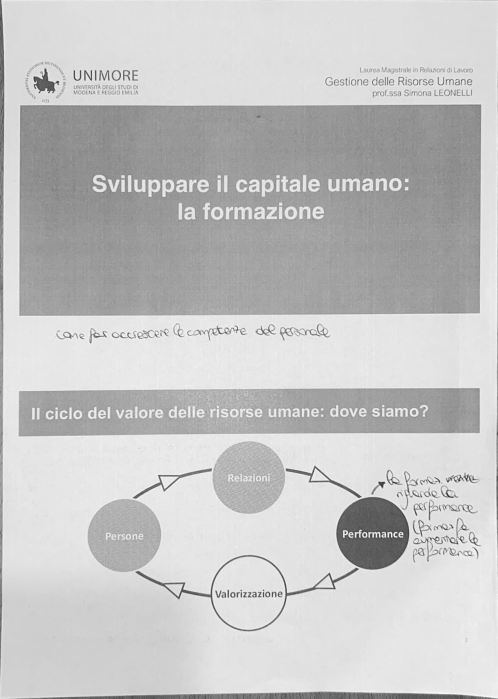
#> input picture scanned_Notes.png, 995 x 1397 px (shown at 1/2 size); its folder holds only this picture in this run
$ python scanner.py --image scanned_Notes.png
#> lines starting #> are read from the running program, lines starting #| are printed output that depends on the picture; after the words box and inside, x2 and y2 are one past the last pixel; in counts of white or black regions, pixels touching at a corner belong together
from skimage.filters import threshold_local
import numpy as np
import argparse
import cv2
import imutils
import matplotlib.pyplot as plt
import os


# four point ordering
def order_points(points):
	# initialzie a list of coordinates of the corners, top-left, top-right, bottom-right, bottom-left
	ordered_points = np.zeros((4, 2),dtype="float32")
	# the top-left point will have the smallest x+y, the bottom-right point will have the largest x+y
	s = np.sum(points,axis=1)
	ordered_points[0] = points[np.argmin(s)]
	ordered_points[2] = points[np.argmax(s)]
	# the top-right point will have the smallest x-y, the bottom-left will have the largest x-y
	diff = np.diff(points, axis = 1)
	ordered_points[1] = points[np.argmin(diff)]
	ordered_points[3] = points[np.argmax(diff)]
	# return the ordered coordinates
	return ordered_points

# four point perspective transform
def four_point_transform(image, points):
	# obtain a consistent order of the points and unpack them
	# individually
	ordered_points = order_points(points)
	ordered_points = np.array(ordered_points, dtype="float32")
	(tl, tr, br, bl) = ordered_points
	# image's width, which will be the maximum distance between bottom-right and bottom-left x-coordinates or the top-right and top-left x-coordinates
	widthA = np.sqrt(((br[0] - bl[0]) ** 2) + ((br[1] - bl[1]) ** 2))
	widthB = np.sqrt(((tr[0] - tl[0]) ** 2) + ((tr[1] - tl[1]) ** 2))
	maxWidth = max(int(widthA), int(widthB))
	# height of the new image, which will be the maximum distance between the top-right and bottom-right y-coordinates or the top-left and bottom-left y-coordinates
	heightA = np.sqrt(((tr[0] - br[0]) ** 2) + ((tr[1] - br[1]) ** 2))
	heightB = np.sqrt(((tl[0] - bl[0]) ** 2) + ((tl[1] - bl[1]) ** 2))
	maxHeight = max(int(heightA), int(heightB))
	# set of destination points to obtain a "birds eye view",(i.e. top-down view) of the image
	# top-left, top-right, bottom-right, and bottom-left order
	transf_ordered_points = np.array([
		[0, 0],
		[maxWidth - 1, 0],
		[maxWidth - 1, maxHeight - 1],
		[0, maxHeight - 1]],dtype="float32")
	# creating perspective transform matrix and then apply it to the image
	M = cv2.getPerspectiveTransform(ordered_points, transf_ordered_points)
	warped = cv2.warpPerspective(image, M, (maxWidth, maxHeight))

	return warped


def find_contour(edged,image):
	# define contours of the edged image
	cnts = cv2.findContours(edged.copy(), cv2.RETR_LIST, cv2.CHAIN_APPROX_SIMPLE)
	cnts = imutils.grab_contours(cnts)
	# keeping only the largest contours
	cnts = sorted(cnts, key=cv2.contourArea, reverse=True)[:5]
	doc_cnt = None
	max_area = 0
	for c in cnts:
		# approximate the contour
		peri = cv2.arcLength(c, True)
		approx = cv2.approxPolyDP(c, 0.02 * peri, True)
		# if our approximated contour has four points, and is the largest so far
		if len(approx) == 4:
			area = cv2.contourArea(approx)
			if area > max_area:
				doc_cnt = approx
				max_area = area
	if doc_cnt is not None:
		# show the contour (outline) of the piece of paper
		cv2.drawContours(image, [doc_cnt], -1, (0, 255, 0), 2)  # Draw the contour in green
		plt.imshow(cv2.cvtColor(image, cv2.COLOR_BGR2RGB))
		plt.title("Outline")
		plt.axis('off')
		plt.show()
		return doc_cnt
	else:
		print("No document contour found!")
		return None


def get_unique_filename(base_name):
    if not os.path.exists(base_name):
        return base_name
    name, ext = os.path.splitext(base_name)
    i = 1
    while True:
        new_name = f"{name}_{i}{ext}"
        if not os.path.exists(new_name):
            return new_name
        i += 1

if __name__ == "__main__":
	# construct the argument parser and parse the arguments
	ap = argparse.ArgumentParser()
	ap.add_argument("-i", "--image", required = True,
		help = "Path to the image to be scanned")
	args = vars(ap.parse_args())

	# load the image and save the ratio of the old height compare to the new height, clone it, and resize it
	image = cv2.imread(args["image"])
#> image is the input picture: shape (1397, 995, 3); min 34, max 254, mean 196.7
	print("image shape = ",image.shape)
#| image shape =  (1397, 995, 3)
	ratio = image.shape[0] / 500.0
#> ratio = 2.79
	orig = image.copy()
	image = imutils.resize(image, height = 500)
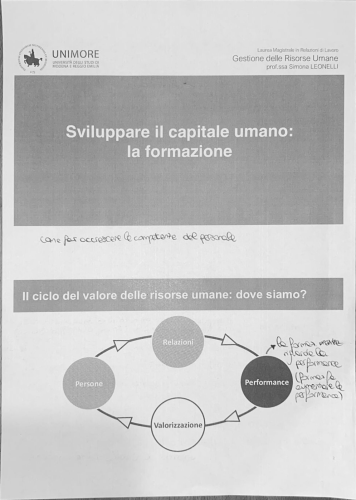
#> image: shape (500, 356, 3); min 61, max 243, mean 196.7
	print("STEP 1: Detecting Edges of the document......")
	# convert the image to grayscale, blur it, and find edges in the image
	gray = cv2.cvtColor(image, cv2.COLOR_BGR2GRAY)
	gray = cv2.GaussianBlur(gray, (5, 5), 0)
	edged = cv2.Canny(gray, 75, 200)
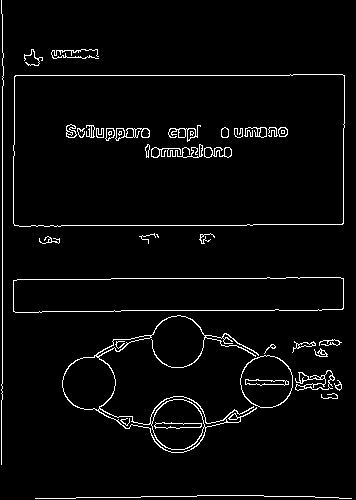
#> edged: shape (500, 356); 3.6% white in thin lines or dots
	# show the original image and the edge detected image
	plt.figure(figsize=(10,5))
	plt.subplot(1,2,1)
	plt.imshow(cv2.cvtColor(image, cv2.COLOR_BGR2RGB))
	plt.title("Image")
	plt.axis('off')
	plt.subplot(1,2,2)
	plt.imshow(edged, cmap='gray')
	plt.title("Edged")
	plt.axis('off')
	plt.show()
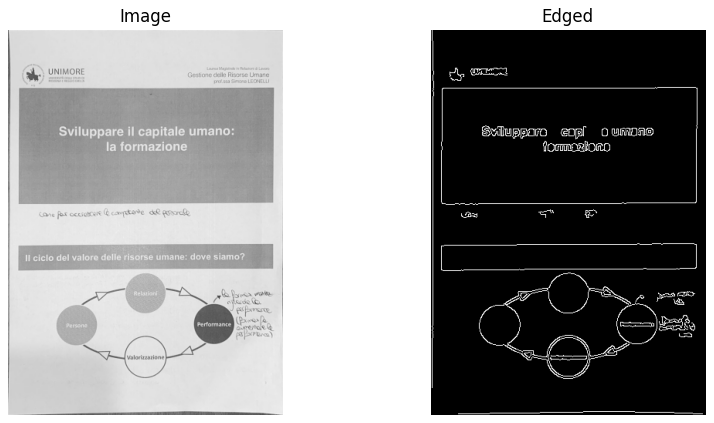
#> figure drawn by matplotlib, 2 panels

	print("STEP 2: Finding contours of the document......")
	doc_cont = find_contour(edged,image)
#> in find_contour, `cnts = cv2.findContours(edged.copy(), cv2.RETR_LIST, cv2.CHAIN_APPROX_..`: cnts = 92 contours, 36 with area under 20; largest, box (x1, y1, x2, y2) and area: (13, 74, 345, 227) 49458, (13, 74, 345, 227) 49454, (13, 277, 344, 313) 10620, (13, 277, 344, 313) 10618, (62, 315, 259, 453) 5458
#> in find_contour, `cnts = sorted(cnts, key=cv2.contourArea, reverse=True)[:5]`: cnts = 5 contours; box (x1, y1, x2, y2) and area: (13, 74, 345, 227) 49458, (13, 74, 345, 227) 49454, (13, 277, 344, 313) 10620, (13, 277, 344, 313) 10618, (62, 315, 259, 453) 5458
#> the loop in find_contour, `for c in cnts:` made 5 passes
#> (peri, area, doc_cnt, max_area) on pass 1: (966.8, 48857.5, [[344, 75], [15, 75], [13, 223], [342, 224]], 48857.5)
#> (peri, approx, area) on passes 2 to 4: (964.4, [[344, 76], [341, 224], [13, 223], [16, 75]], 48547), (729.7, [[343, 278], [17, 279], [13, 311], [342, 309]], 10312.5), (727.4, [[343, 279], [341, 309], [13, 310], [17, 279]], 9972)
#> after the loop in find_contour, `for c in cnts:`: max_area = 48857.5
#> in find_contour, `cv2.drawContours(image, [doc_cnt], -1, (0, 255, 0), 2)`:
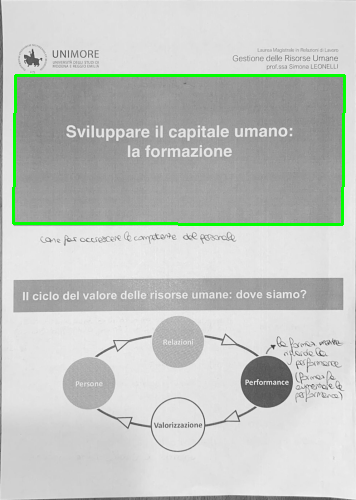
#> image: shape (500, 356, 3); 1.61% of pixels changed, all inside (x1, y1, x2, y2) = (12, 74, 346, 226)
#> doc_cont = [[344, 75], [15, 75], [13, 223], [342, 224]]
	if doc_cont is None:
		print("Please, ensure that the document is well-lit and isolated from the background. Exiting...")
		exit(1)

	print("STEP 3: Transforming the document into scan........")
	# apply the four point transform to obtain a top-down view of the original image
	warped = four_point_transform(orig, doc_cont.reshape(4, 2) * ratio)
#> in order_points, `s = np.sum(points,axis=1)`: s = [1170.7, 251.5, 659.4, 1581.4]
#> in order_points, `diff = np.diff(points, axis = 1)`: diff = [-751.6, 167.6, 586.7, -329.7]
#> in four_point_transform, `ordered_points = order_points(points)`: ordered_points = [[41.91, 209.6], [961.1, 209.6], [955.5, 625.9], [36.32, 623.1]]
#> in four_point_transform, `(tl, tr, br, bl) = ordered_points`: tl = [41.91, 209.6]; tr = [961.1, 209.6]; br = [955.5, 625.9]; bl = [36.32, 623.1]
#> in four_point_transform, `widthA = np.sqrt(((br[0] - bl[0]) ** 2) + ((br[1] - bl[1]) ** 2))`: widthA = 919.2
#> in four_point_transform, `maxWidth = max(int(widthA), int(widthB))`: maxWidth = 919
#> in four_point_transform, `heightA = np.sqrt(((tr[0] - br[0]) ** 2) + ((tr[1] - br[1]) ** 2))`: heightA = 416.3
#> in four_point_transform, `heightB = np.sqrt(((tl[0] - bl[0]) ** 2) + ((tl[1] - bl[1]) ** 2))`: heightB = 413.5
#> in four_point_transform, `maxHeight = max(int(heightA), int(heightB))`: maxHeight = 416
#> in four_point_transform, `transf_ordered_points = np.array([ [0, 0], [maxWidth - 1, 0], [maxWidt..`: transf_ordered_points = [[0, 0], [918, 0], [918, 415], [0, 415]]
#> in four_point_transform, `M = cv2.getPerspectiveTransform(ordered_points, transf_ordered_points)`: M = [[1.01, 0.0136, -45], [-5.91e-17, 1, -210.4], [7.35e-06, 1.98e-07, 1]]
#> in four_point_transform, `warped = cv2.warpPerspective(image, M, (maxWidth, maxHeight))`:
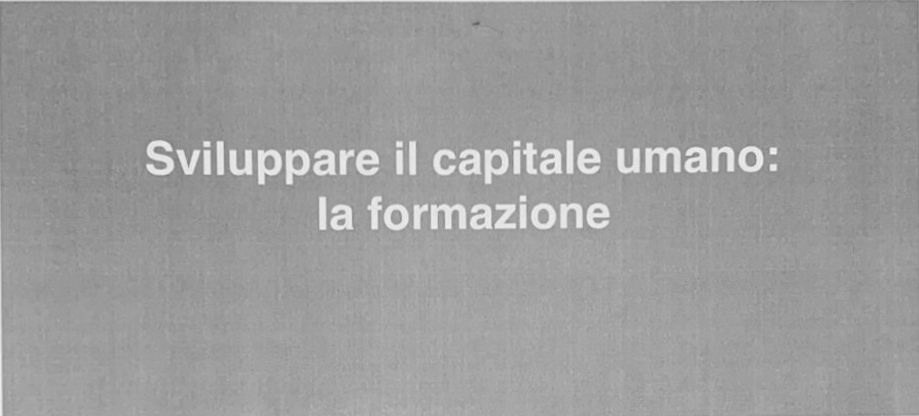
#> warped: shape (416, 919, 3); min 95, max 240, mean 156
	# warped image to grayscale, threshold it to give it that 'black and white' paper effect
	warped = cv2.cvtColor(warped, cv2.COLOR_BGR2GRAY)
#> warped: shape (416, 919)
	# Sharpen the image before thresholding
	blurred = cv2.GaussianBlur(warped, (0, 0), 3)
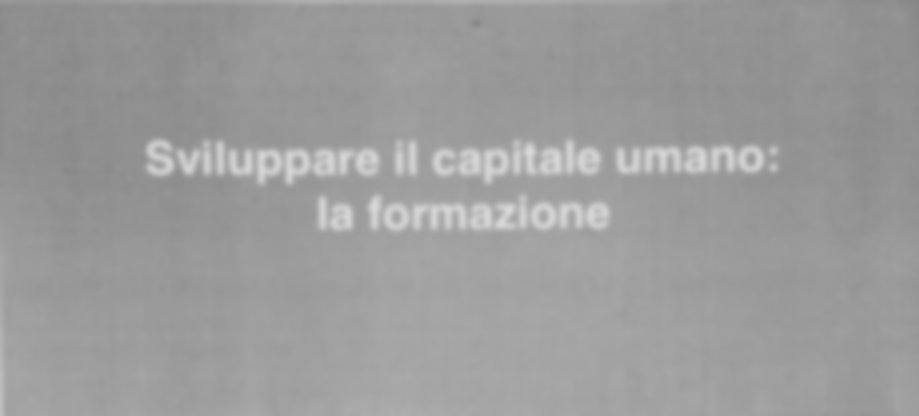
#> blurred: shape (416, 919); min 134, max 218, mean 155.9
	sharpened = cv2.addWeighted(warped, 1.5, blurred, -0.5, 0)
	# Adaptive thresholding using skimage
	T = threshold_local(sharpened, block_size=9, offset=9, method="gaussian")
	# show the original and scanned images
	plt.figure(figsize=(10, 5))
	plt.subplot(1, 2, 1)
	plt.imshow(cv2.cvtColor(imutils.resize(orig, height=500), cv2.COLOR_BGR2RGB))
	plt.title("Original")
	plt.axis('off')
	plt.subplot(1, 2, 2)
	plt.imshow(warped, cmap='gray')
	plt.title("Scanned")
	plt.axis('off')
	plt.show()

	print("/-----------------------------------------/")
	print("If the scanned image doesn't look good, make sure that the 4 corners of the document are well visible.")
	print("/-----------------------------------------/")

	print("STEP 4: Saving the scanned image........")
	while True:
		check = input("Are you satisfied with the result? (y/n): ")
		if check.lower() == 'y':
			path_orig_image = args["image"]
			base = os.path.basename(path_orig_image)
			name, _ = os.path.splitext(base)
			scanned_name = f"scanned_{name}.png"
			filename = get_unique_filename(scanned_name)
			cv2.imwrite(filename, warped)
			print(f"Scanned image saved as '{filename}'.")
			break
		elif check.lower() == 'n':
			print("Please try again with a better image.")
			break
		else:
			print("Invalid input. Exiting...")
#> this loop made 1 pass; the answer given on pass 1: y
